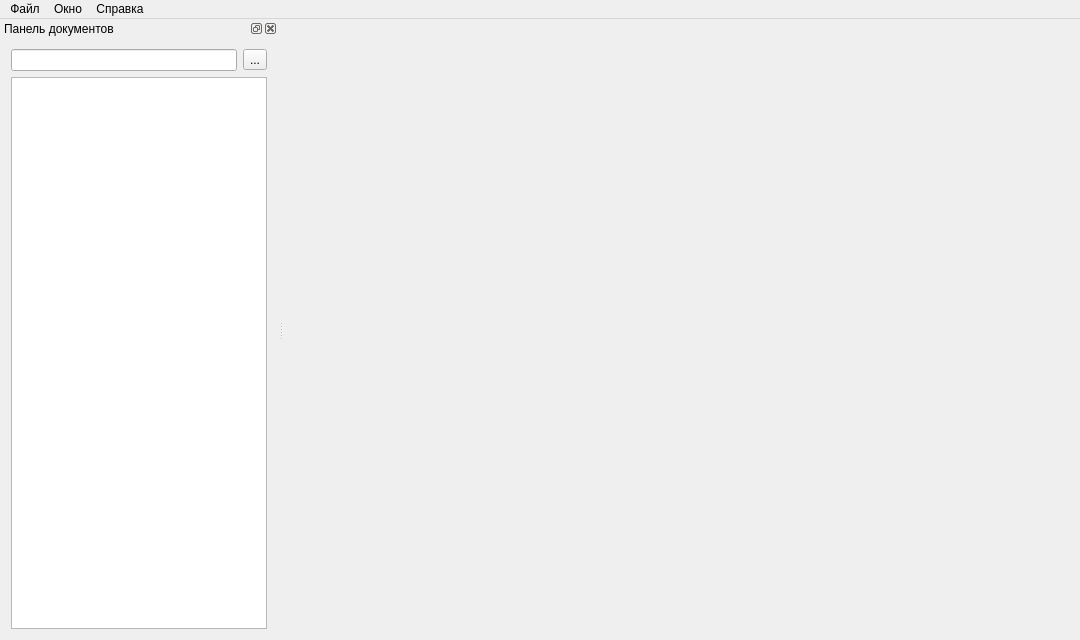
<?xml version="1.0" encoding="UTF-8"?>
<ui version="4.0">
 <class>Window</class>
 <widget class="QMainWindow" name="Window">
  <property name="geometry">
   <rect>
    <x>0</x>
    <y>0</y>
    <width>1080</width>
    <height>640</height>
   </rect>
  </property>
  <property name="windowTitle">
   <string>DocViewer 1.0</string>
  </property>
  <widget class="QWidget" name="centralWidget">
   <layout class="QGridLayout" name="layoutCentralWidget">
    <property name="leftMargin">
     <number>0</number>
    </property>
    <property name="topMargin">
     <number>0</number>
    </property>
    <property name="rightMargin">
     <number>0</number>
    </property>
    <property name="bottomMargin">
     <number>0</number>
    </property>
   </layout>
  </widget>
  <widget class="QMenuBar" name="menuBar">
   <property name="geometry">
    <rect>
     <x>0</x>
     <y>0</y>
     <width>1080</width>
     <height>21</height>
    </rect>
   </property>
   <widget class="QMenu" name="menuFile">
    <property name="title">
     <string>Файл</string>
    </property>
    <addaction name="actionExit"/>
   </widget>
   <widget class="QMenu" name="menuHelp">
    <property name="title">
     <string>Справка</string>
    </property>
    <addaction name="actionAbout"/>
   </widget>
   <widget class="QMenu" name="menuWindow">
    <property name="title">
     <string>Окно</string>
    </property>
    <addaction name="actionDocuments"/>
   </widget>
   <addaction name="menuFile"/>
   <addaction name="menuWindow"/>
   <addaction name="menuHelp"/>
  </widget>
  <widget class="QDockWidget" name="dockDocuments">
   <property name="features">
    <set>QDockWidget::AllDockWidgetFeatures</set>
   </property>
   <property name="allowedAreas">
    <set>Qt::LeftDockWidgetArea|Qt::RightDockWidgetArea</set>
   </property>
   <property name="windowTitle">
    <string>Панель документов</string>
   </property>
   <attribute name="dockWidgetArea">
    <number>1</number>
   </attribute>
   <widget class="QWidget" name="dockDocumentsContents">
    <layout class="QGridLayout" name="gridLayout_2">
     <item row="0" column="0">
      <widget class="QLineEdit" name="editPath"/>
     </item>
     <item row="0" column="1">
      <widget class="QToolButton" name="buttonExplore">
       <property name="text">
        <string>...</string>
       </property>
      </widget>
     </item>
     <item row="1" column="0" colspan="2">
      <widget class="QTreeView" name="treeDocuments">
       <property name="alternatingRowColors">
        <bool>true</bool>
       </property>
      </widget>
     </item>
    </layout>
   </widget>
  </widget>
  <action name="actionExit">
   <property name="text">
    <string>Выход</string>
   </property>
   <property name="toolTip">
    <string>Выход из приложения</string>
   </property>
   <property name="shortcut">
    <string>Ctrl+Q</string>
   </property>
  </action>
  <action name="actionAbout">
   <property name="text">
    <string>О программе...</string>
   </property>
   <property name="toolTip">
    <string>Информация о программе</string>
   </property>
  </action>
  <action name="actionDocuments">
   <property name="checkable">
    <bool>true</bool>
   </property>
   <property name="checked">
    <bool>true</bool>
   </property>
   <property name="text">
    <string>Панель документов</string>
   </property>
  </action>
 </widget>
 <layoutdefault spacing="6" margin="11"/>
 <resources/>
 <connections>
  <connection>
   <sender>actionExit</sender>
   <signal>triggered()</signal>
   <receiver>Window</receiver>
   <slot>close()</slot>
   <hints>
    <hint type="sourcelabel">
     <x>-1</x>
     <y>-1</y>
    </hint>
    <hint type="destinationlabel">
     <x>373</x>
     <y>251</y>
    </hint>
   </hints>
  </connection>
 </connections>
</ui>
